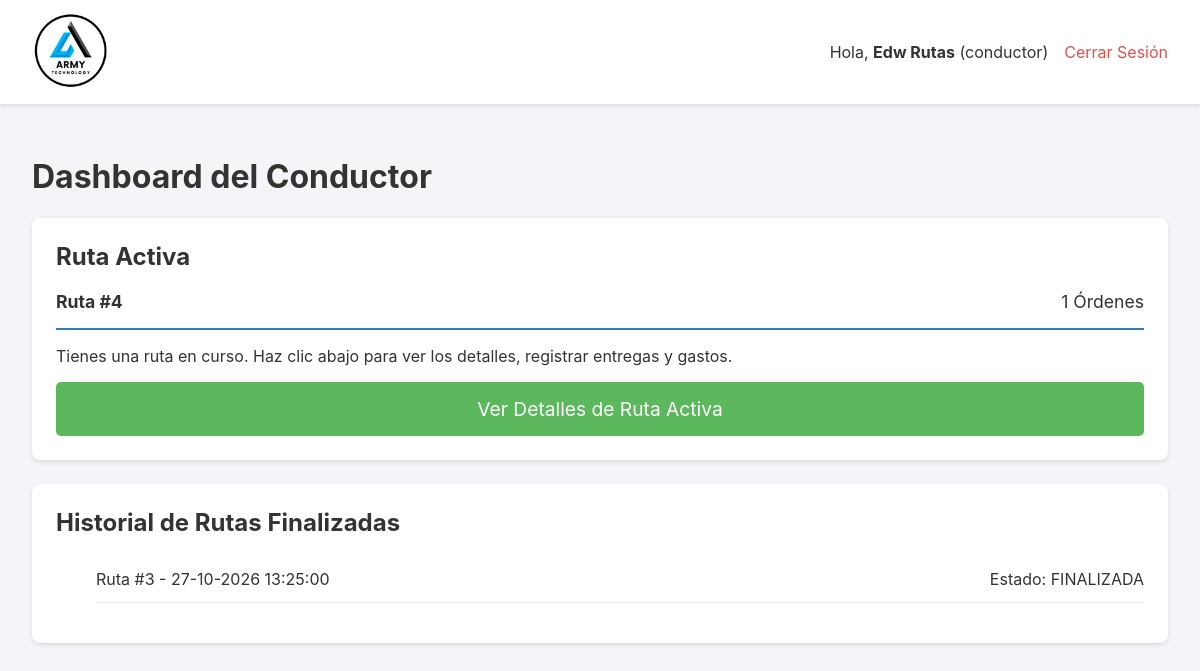
Page /mis-rutas (signed in) on the earlier database version.
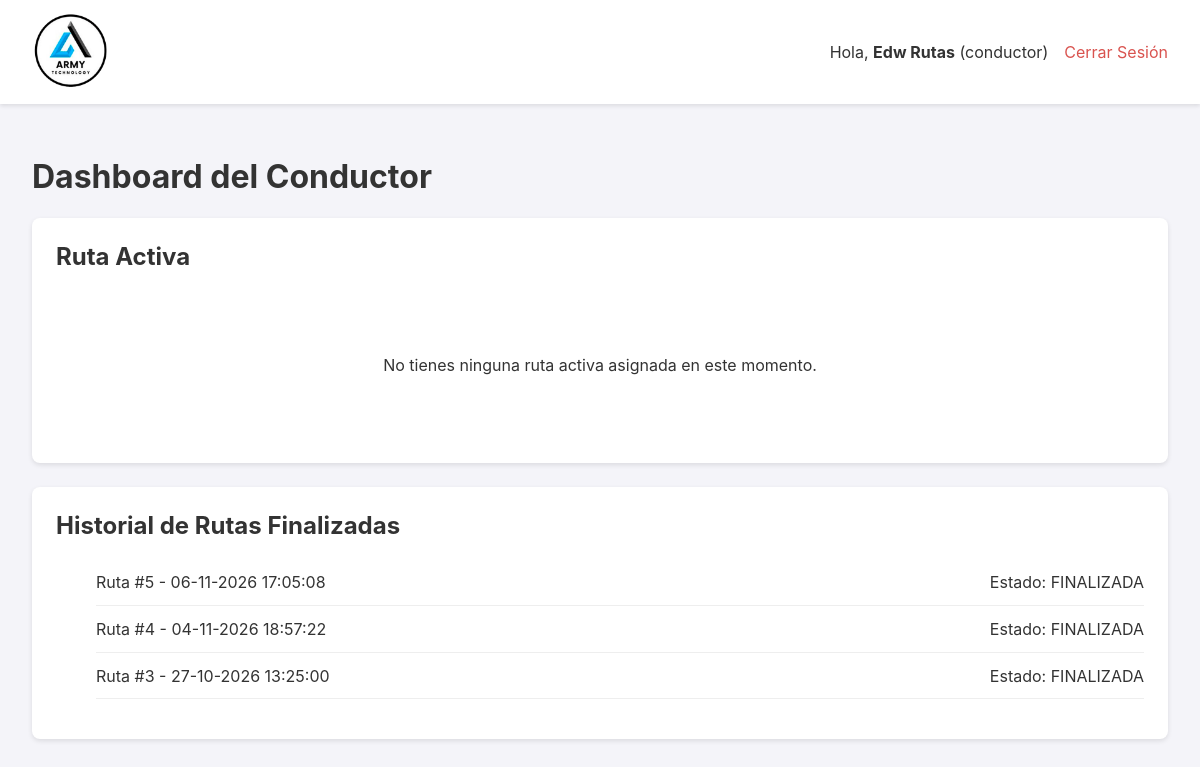
Same page on the later database version.
### app.py (models this page shows, shortened)
class HojaDeRuta(db.Model):
    __tablename__ = 'hoja_de_ruta'
    id = db.Column(db.Integer, primary_key=True)
    fecha_creacion = db.Column(db.DateTime, default=datetime.datetime.utcnow)
    estado = db.Column(db.String(20), nullable=False, default='EN_PREPARACION')
    gastos_asignados = db.Column(db.Float, nullable=False, default=0.0)
    ordenes = db.relationship('Orden', backref='hoja_de_ruta', lazy='dynamic')
    transacciones = db.relationship('Transaccion', backref='hoja_de_ruta', lazy='dynamic', cascade="all, delete-orphan")
    gastos_viaje = db.relationship('GastoViaje', backref='hoja_de_ruta', lazy='dynamic', cascade="all, delete-orphan")
    fecha_finalizacion = db.Column(db.DateTime, nullable=True)
    tipo_entrega = db.Column(db.String(20), nullable=False, default='INTERNA') # Valores: 'INTERNA', 'EXTERNA'
    conductor_id = db.Column(db.Integer, db.ForeignKey('user.id'), nullable=True) # Ahora es opcional
    conductor = db.relationship('User', backref='hojas_de_ruta')
    nombre_transportista = db.Column(db.String(100), nullable=True) # Ej: "Guatex", "Cargo Expreso"
    nombre_receptor = db.Column(db.String(100), nullable=True)     # Nombre de la persona que recibe
    id_receptor = db.Column(db.String(50), nullable=True)          # DPI, Cédula, etc.

### app.py (the view)
@app.route('/mis-rutas')
@login_required
@conductor_required
def dashboard_conductor():
    ruta_activa = db.session.execute(
        db.select(HojaDeRuta).where(
            HojaDeRuta.conductor_id == current_user.id,
            HojaDeRuta.estado == 'EN_RUTA'
        )
    ).first()
    if ruta_activa:
        ruta_activa = ruta_activa[0]
    historial_rutas = db.session.execute(
        db.select(HojaDeRuta).where(
            HojaDeRuta.conductor_id == current_user.id,
            HojaDeRuta.estado.in_(['FINALIZADA', 'ARCHIVADA'])
        ).order_by(HojaDeRuta.fecha_creacion.desc())
    ).scalars().all()
    return render_template(
        'dashboard_conductor.html',
        ruta_activa=ruta_activa,
        historial_rutas=historial_rutas
    )

### app.py (called while the page is built)
@login_manager.user_loader
def load_user(user_id):
    return db.session.get(User, int(user_id))

@app.template_filter('localtime')
def to_localtime_filter(utc_datetime):
    if not utc_datetime: return ""
    local_tz = pytz.timezone('America/Costa_Rica')
    local_dt = utc_datetime.replace(tzinfo=pytz.utc).astimezone(local_tz)
    return local_dt.strftime('%d-%m-%Y %H:%M:%S')

def conductor_required(f):
    @wraps(f)
    def decorated_function(*args, **kwargs):
        if not current_user.is_authenticated or current_user.role != 'conductor':
            flash('Se requiere rol de conductor para acceder a esta página.', 'error')
            return redirect(url_for('dashboard'))
        return f(*args, **kwargs)
    return decorated_function

### templates/dashboard_conductor.html (shortened to what this page needs)
{% extends "layout.html" %}
{% block content %}
<h1>Dashboard del Conductor</h1>
<div class="card">
    <h2>Ruta Activa</h2>
    {% if ruta_activa %}
        <div class="ruta-activa-header">
            <div class="ruta-info">
                <span><strong>Ruta #{{ ruta_activa.id }}</strong></span>
                <span>{{ ruta_activa.ordenes.count() }} Órdenes</span>
            </div>
        </div>
        <p>Tienes una ruta en curso. Haz clic abajo para ver los detalles, registrar entregas y gastos.</p>
        <a href="{{ url_for('detalle_ruta_conductor') }}" class="action-btn">Ver Detalles de Ruta Activa</a>
    {% else %}
        <div class="no-ruta">
            <p>No tienes ninguna ruta activa asignada en este momento.</p>
        </div>
    {% endif %}
</div>
<div class="card">
    <h2>Historial de Rutas Finalizadas</h2>
    {% if historial_rutas %}
    <ul class="historial-list">
        {% for ruta in historial_rutas %}
            <li>
                <span>Ruta #{{ ruta.id }} - {{ ruta.fecha_creacion|localtime }}</span>
                <span>Estado: {{ ruta.estado }}</span>
            </li>
        {% endfor %}
    </ul>
    {% else %}
        <p>Aún no has completado ninguna ruta.</p>
    {% endif %}
</div>
{% endblock %}

Differences in the rows shown:
added HojaDeRuta: id "5", fecha_creacion "06-11-2026 17:05:08", estado "FINALIZADA"
now on one of the page's lists (row edited): HojaDeRuta: id "4", fecha_creacion "04-11-2026 18:57:22", estado "FINALIZADA"
changed HojaDeRuta id 4: id "4" → (not shown)
Other differences:
{{ ruta_activa.ordenes.count() }}: "1" → (not shown)
text no longer shown: "Ruta # Órdenes Tienes una ruta en curso. Haz clic abajo para ver los detalles, registrar entregas y gastos. Ver Detalles de Ruta Activa"
text now shown: "No tienes ninguna ruta activa asignada en este momento."
